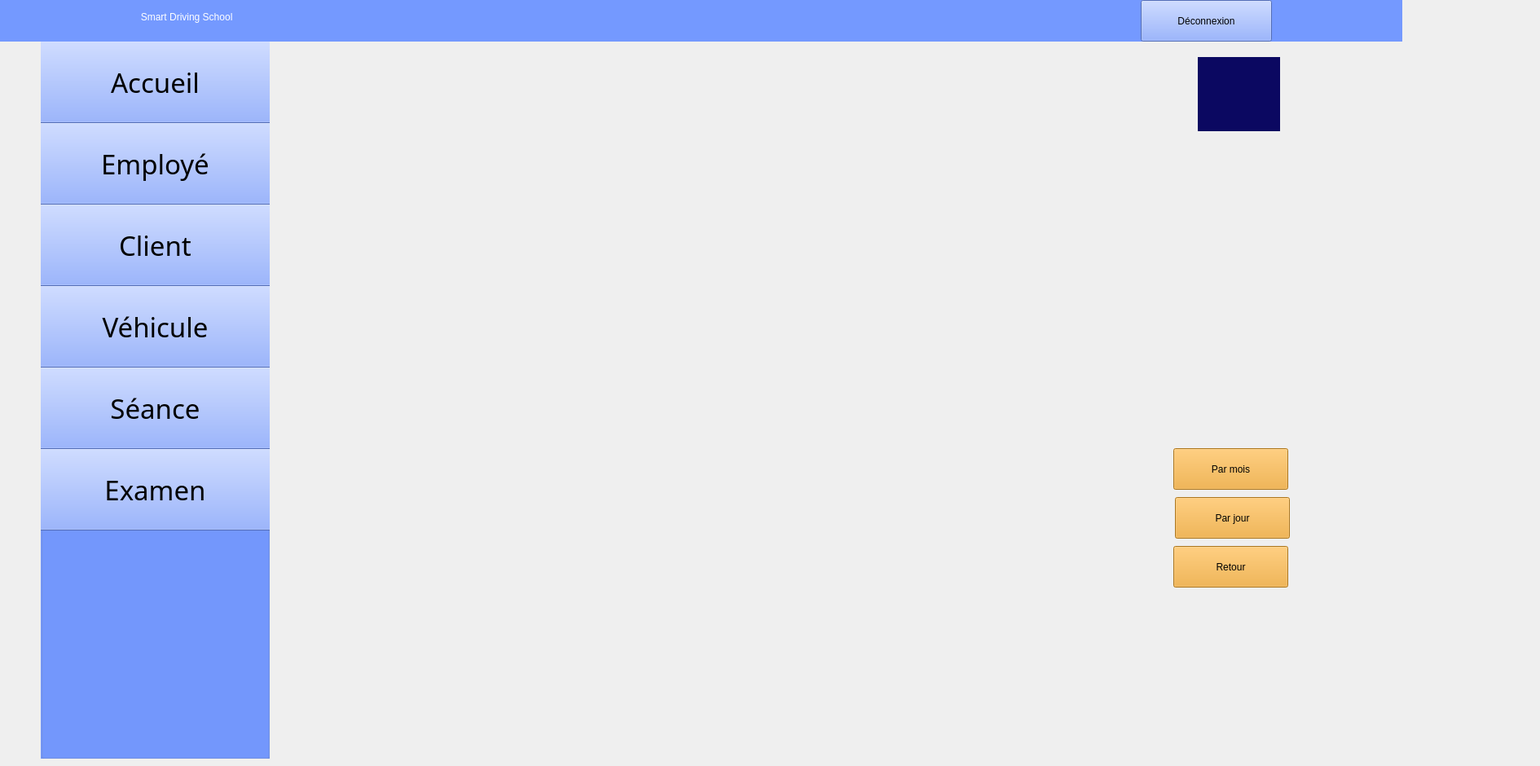
    <widget class="QWidget" name="statseance">
     <widget class="QLabel" name="label_15">
      <property name="geometry">
       <rect>
        <x>-160</x>
        <y>-10</y>
        <width>1881</width>
        <height>61</height>
       </rect>
      </property>
      <property name="styleSheet">
       <string notr="true">color: rgb(255, 255, 255);
background-color: rgb(116, 153, 255);
font: 24pt &quot;Segoe UI Symbol&quot;;</string>
      </property>
      <property name="text">
       <string>                                                                                                    Smart Driving School         </string>
      </property>
     </widget>
     <widget class="QGroupBox" name="groupBox_4">
      <property name="geometry">
       <rect>
        <x>50</x>
        <y>30</y>
        <width>281</width>
        <height>901</height>
       </rect>
      </property>
      <property name="styleSheet">
       <string notr="true">background-color: rgb(116, 153, 255);</string>
      </property>
      <property name="title">
       <string/>
      </property>
      <widget class="QPushButton" name="pushButton24">
       <property name="geometry">
        <rect>
         <x>-20</x>
         <y>20</y>
         <width>321</width>
         <height>101</height>
        </rect>
       </property>
       <property name="font">
        <font>
         <family>Romantic</family>
         <pointsize>25</pointsize>
         <italic>false</italic>
         <bold>false</bold>
        </font>
       </property>
       <property name="styleSheet">
        <string notr="true">background-color: rgb(116, 153, 255);
font: 25pt &quot;Romantic&quot;;</string>
       </property>
       <property name="text">
        <string>Accueil</string>
       </property>
       <property name="icon">
        <iconset theme="QIcon::ThemeIcon::GoHome"/>
       </property>
       <property name="iconSize">
        <size>
         <width>35</width>
         <height>35</height>
        </size>
       </property>
      </widget>
      <widget class="QPushButton" name="pushButton25">
       <property name="geometry">
        <rect>
         <x>-20</x>
         <y>120</y>
         <width>321</width>
         <height>101</height>
        </rect>
       </property>
       <property name="font">
        <font>
         <family>Romantic</family>
         <pointsize>25</pointsize>
         <italic>false</italic>
         <bold>false</bold>
        </font>
       </property>
       <property name="styleSheet">
        <string notr="true">background-color: rgb(116, 153, 255);
font: 25pt &quot;Romantic&quot;;</string>
       </property>
       <property name="text">
        <string>Employé</string>
       </property>
       <property name="icon">
        <iconset resource="ressources.qrc">
         <normaloff>:/images/46db9ee3d4b3323457222bb8db7f3b42.png</normaloff>:/images/46db9ee3d4b3323457222bb8db7f3b42.png</iconset>
       </property>
       <property name="iconSize">
        <size>
         <width>45</width>
         <height>45</height>
        </size>
       </property>
      </widget>
      <widget class="QPushButton" name="pushButton26">
       <property name="geometry">
        <rect>
         <x>-20</x>
         <y>220</y>
         <width>321</width>
         <height>101</height>
        </rect>
       </property>
       <property name="font">
        <font>
         <family>Romantic</family>
         <pointsize>25</pointsize>
         <italic>false</italic>
         <bold>false</bold>
        </font>
       </property>
       <property name="styleSheet">
        <string notr="true">background-color: rgb(116, 153, 255);
font: 25pt &quot;Romantic&quot;;</string>
       </property>
       <property name="text">
        <string>Client</string>
       </property>
       <property name="icon">
        <iconset resource="ressources.qrc">
         <normaloff>:/images/0527f41904e77feddb97e532fe74d08f.png</normaloff>:/images/0527f41904e77feddb97e532fe74d08f.png</iconset>
       </property>
       <property name="iconSize">
        <size>
         <width>40</width>
         <height>40</height>
        </size>
       </property>
      </widget>
      <widget class="QPushButton" name="pushButton27">
       <property name="geometry">
        <rect>
         <x>-20</x>
         <y>320</y>
         <width>321</width>
         <height>101</height>
        </rect>
       </property>
       <property name="font">
        <font>
         <family>Romantic</family>
         <pointsize>25</pointsize>
         <italic>false</italic>
         <bold>false</bold>
        </font>
       </property>
       <property name="styleSheet">
        <string notr="true">background-color: rgb(116, 153, 255);
font: 25pt &quot;Romantic&quot;;</string>
       </property>
       <property name="text">
        <string>Véhicule</string>
       </property>
       <property name="icon">
        <iconset resource="ressources.qrc">
         <normaloff>:/images/cbad98069fae8d5554390bd40b0b561c.png</normaloff>:/images/cbad98069fae8d5554390bd40b0b561c.png</iconset>
       </property>
       <property name="iconSize">
        <size>
         <width>60</width>
         <height>60</height>
        </size>
       </property>
      </widget>
      <widget class="QPushButton" name="pushButton28">
       <property name="geometry">
        <rect>
         <x>-20</x>
         <y>420</y>
         <width>321</width>
         <height>101</height>
        </rect>
       </property>
       <property name="font">
        <font>
         <family>Romantic</family>
         <pointsize>25</pointsize>
         <italic>false</italic>
         <bold>false</bold>
        </font>
       </property>
       <property name="styleSheet">
        <string notr="true">background-color: rgb(116, 153, 255);
font: 25pt &quot;Romantic&quot;;</string>
       </property>
       <property name="text">
        <string>Séance</string>
       </property>
       <property name="icon">
        <iconset resource="ressources.qrc">
         <normaloff>:/images/c53651e2209ddb3281ed3a114fae2cfb.png</normaloff>:/images/c53651e2209ddb3281ed3a114fae2cfb.png</iconset>
       </property>
       <property name="iconSize">
        <size>
         <width>50</width>
         <height>50</height>
        </size>
       </property>
      </widget>
      <widget class="QPushButton" name="pushButton29">
       <property name="geometry">
        <rect>
         <x>-20</x>
         <y>520</y>
         <width>321</width>
         <height>101</height>
        </rect>
       </property>
       <property name="font">
        <font>
         <family>Romantic</family>
         <pointsize>25</pointsize>
         <italic>false</italic>
         <bold>false</bold>
        </font>
       </property>
       <property name="styleSheet">
        <string notr="true">background-color: rgb(116, 153, 255);
font: 25pt &quot;Romantic&quot;;</string>
       </property>
       <property name="text">
        <string>Examen</string>
       </property>
       <property name="icon">
        <iconset resource="ressources.qrc">
         <normaloff>:/images/7001e00fd5b7f2745c5e91ff547f4763.png</normaloff>:/images/7001e00fd5b7f2745c5e91ff547f4763.png</iconset>
       </property>
       <property name="iconSize">
        <size>
         <width>50</width>
         <height>50</height>
        </size>
       </property>
      </widget>
     </widget>
     <widget class="QLabel" name="label_104">
      <property name="geometry">
       <rect>
        <x>1020</x>
        <y>10</y>
        <width>41</width>
        <height>31</height>
       </rect>
      </property>
      <property name="styleSheet">
       <string notr="true">background-color: rgb(116, 153, 255);</string>
      </property>
      <property name="text">
       <string/>
      </property>
      <property name="pixmap">
       <pixmap resource="ressources.qrc">:/images/image22.png</pixmap>
      </property>
      <property name="scaledContents">
       <bool>true</bool>
      </property>
     </widget>
     <widget class="QLabel" name="label_105">
      <property name="geometry">
       <rect>
        <x>670</x>
        <y>10</y>
        <width>41</width>
        <height>31</height>
       </rect>
      </property>
      <property name="styleSheet">
       <string notr="true">background-color: rgb(116, 153, 255);</string>
      </property>
      <property name="text">
       <string/>
      </property>
      <property name="pixmap">
       <pixmap resource="ressources.qrc">:/images/image22.png</pixmap>
      </property>
      <property name="scaledContents">
       <bool>true</bool>
      </property>
     </widget>
     <widget class="QPushButton" name="pushButton180">
      <property name="geometry">
       <rect>
        <x>1400</x>
        <y>0</y>
        <width>161</width>
        <height>51</height>
       </rect>
      </property>
      <property name="styleSheet">
       <string notr="true">font: 700 11pt &quot;Romantic&quot;;
background-color: rgb(116, 153, 255);</string>
      </property>
      <property name="text">
       <string>Déconnexion</string>
      </property>
     </widget>
     <widget class="QLabel" name="label_106">
      <property name="geometry">
       <rect>
        <x>1470</x>
        <y>70</y>
        <width>101</width>
        <height>91</height>
       </rect>
      </property>
      <property name="styleSheet">
       <string notr="true">background-color: rgb(11, 8, 97);</string>
      </property>
      <property name="text">
       <string/>
      </property>
      <property name="pixmap">
       <pixmap resource="ressources.qrc">:/images/logoc++++.png</pixmap>
      </property>
      <property name="scaledContents">
       <bool>true</bool>
      </property>
     </widget>
     <widget class="QPushButton" name="pushButton143">
      <property name="geometry">
       <rect>
        <x>1440</x>
        <y>670</y>
        <width>141</width>
        <height>51</height>
       </rect>
      </property>
      <property name="styleSheet">
       <string notr="true">font: 18pt &quot;Palatino Linotype&quot;;
background-color: rgb(241, 165, 40);
</string>
      </property>
      <property name="text">
       <string>Retour</string>
      </property>
      <property name="icon">
       <iconset theme="QIcon::ThemeIcon::DocumentRevert"/>
      </property>
     </widget>
     <widget class="QPushButton" name="btnStatJour">
      <property name="geometry">
       <rect>
        <x>1442</x>
        <y>610</y>
        <width>141</width>
        <height>51</height>
       </rect>
      </property>
      <property name="styleSheet">
       <string notr="true">font: 16pt &quot;Palatino Linotype&quot;;
background-color: rgb(241, 165, 40);
</string>
      </property>
      <property name="text">
       <string>Par jour</string>
      </property>
     </widget>
     <widget class="QPushButton" name="btnStatMois">
      <property name="geometry">
       <rect>
        <x>1440</x>
        <y>550</y>
        <width>141</width>
        <height>51</height>
       </rect>
      </property>
      <property name="styleSheet">
       <string notr="true">font: 16pt &quot;Palatino Linotype&quot;;
background-color: rgb(241, 165, 40);
</string>
      </property>
      <property name="text">
       <string>Par mois</string>
      </property>
     </widget>
     <widget class="QWidget" name="chartWidgetSeance" native="true">
      <property name="geometry">
       <rect>
        <x>349</x>
        <y>80</y>
        <width>1051</width>
        <height>671</height>
       </rect>
      </property>
      <widget class="QWidget" name="verticalLayoutWidget_6">
       <property name="geometry">
        <rect>
         <x>-10</x>
         <y>20</y>
         <width>1061</width>
         <height>661</height>
        </rect>
       </property>
       <layout class="QVBoxLayout" name="layoutChartSeance"/>
      </widget>
     </widget>
     <zorder>groupBox_4</zorder>
     <zorder>label_15</zorder>
     <zorder>label_104</zorder>
     <zorder>label_105</zorder>
     <zorder>pushButton180</zorder>
     <zorder>label_106</zorder>
     <zorder>pushButton143</zorder>
     <zorder>btnStatJour</zorder>
     <zorder>btnStatMois</zorder>
     <zorder>chartWidgetSeance</zorder>
    </widget>
